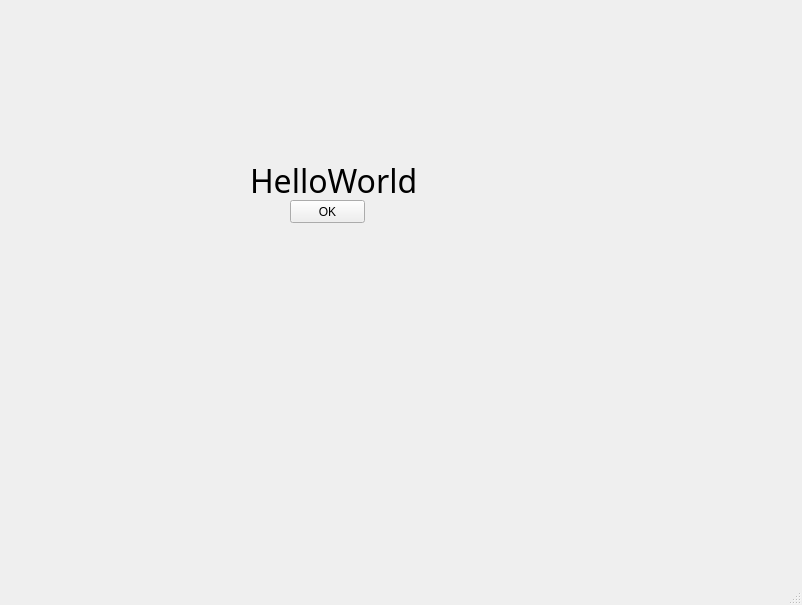
<?xml version="1.0" encoding="UTF-8"?>
<ui version="4.0">
 <class>HelloWorld</class>
 <widget class="QMainWindow" name="HelloWorld">
  <property name="geometry">
   <rect>
    <x>0</x>
    <y>0</y>
    <width>802</width>
    <height>605</height>
   </rect>
  </property>
  <property name="windowTitle">
   <string>HelloWorld</string>
  </property>
  <widget class="QWidget" name="centralwidget">
   <widget class="QPushButton" name="pushButton">
    <property name="geometry">
     <rect>
      <x>290</x>
      <y>200</y>
      <width>75</width>
      <height>23</height>
     </rect>
    </property>
    <property name="text">
     <string>OK</string>
    </property>
   </widget>
   <widget class="QLabel" name="label">
    <property name="geometry">
     <rect>
      <x>250</x>
      <y>160</y>
      <width>271</width>
      <height>41</height>
     </rect>
    </property>
    <property name="font">
     <font>
      <family>Adobe 宋体 Std L</family>
      <pointsize>24</pointsize>
     </font>
    </property>
    <property name="text">
     <string>HelloWorld</string>
    </property>
   </widget>
  </widget>
  <widget class="QMenuBar" name="menubar">
   <property name="geometry">
    <rect>
     <x>0</x>
     <y>0</y>
     <width>802</width>
     <height>22</height>
    </rect>
   </property>
  </widget>
  <widget class="QStatusBar" name="statusbar"/>
 </widget>
 <resources/>
 <connections/>
</ui>
